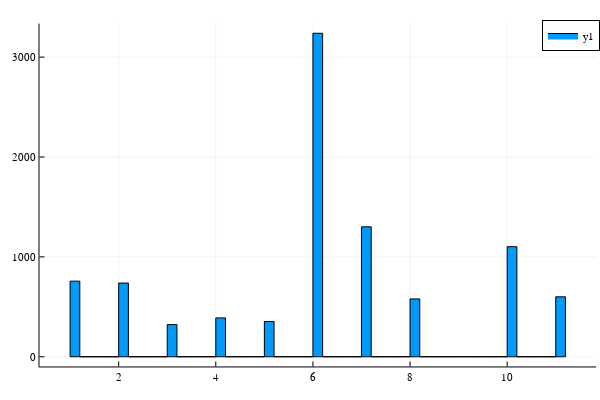

Source (notebook cell):
### Code cell
@df dropmissing(acs, :EDUC) histogram(:EDUC)

### Figure 1 — Plotly figure (JSON) as saved in the notebook; plotly's stock layout.template omitted (floating-point values rounded to 4 significant figures)
{"data": [{"fill": "tozeroy", "fillcolor": "rgba(0, 154, 250, 1.000)", "hoverinfo": "none", "legendgroup": "y1", "line": {"color": "rgba(0, 0, 0, 1.000)", "dash": "solid", "width": 1}, "mode": "lines", "name": "y1", "showlegend": true, "type": "scatter", "x": [1, 1, 1.2, 1.2, 1, 1], "xaxis": "x1", "y": [757, 0, 0, 757, 757, 757], "yaxis": "y1"}, {"fill": "tozeroy", "fillcolor": "rgba(0, 154, 250, 1.000)", "hoverinfo": "none", "legendgroup": "y1", "line": {"color": "rgba(0, 0, 0, 1.000)", "dash": "solid", "width": 1}, "mode": "lines", "name": "y1", "showlegend": false, "type": "scatter", "x": [1.2, 1.2, 1.4, 1.4, 1.2, 1.2], "xaxis": "x1", "y": [0, 0, 0, 0, 0, 0], "yaxis": "y1"}, {"fill": "tozeroy", "fillcolor": "rgba(0, 154, 250, 1.000)", "hoverinfo": "none", "legendgroup": "y1", "line": {"color": "rgba(0, 0, 0, 1.000)", "dash": "solid", "width": 1}, "mode": "lines", "name": "y1", "showlegend": false, "type": "scatter", "x": [1.4, 1.4, 1.6, 1.6, 1.4, 1.4], "xaxis": "x1", "y": [0, 0, 0, 0, 0, 0], "yaxis": "y1"}, {"fill": "tozeroy", "fillcolor": "rgba(0, 154, 250, 1.000)", "hoverinfo": "none", "legendgroup": "y1", "line": {"color": "rgba(0, 0, 0, 1.000)", "dash": "solid", "width": 1}, "mode": "lines", "name": "y1", "showlegend": false, "type": "scatter", "x": [1.6, 1.6, 1.8, 1.8, 1.6, 1.6], "xaxis": "x1", "y": [0, 0, 0, 0, 0, 0], "yaxis": "y1"}, {"fill": "tozeroy", "fillcolor": "rgba(0, 154, 250, 1.000)", "hoverinfo": "none", "legendgroup": "y1", "line": {"color": "rgba(0, 0, 0, 1.000)", "dash": "solid", "width": 1}, "mode": "lines", "name": "y1", "showlegend": false, "type": "scatter", "x": [1.8, 1.8, 2, 2, 1.8, 1.8], "xaxis": "x1", "y": [0, 0, 0, 0, 0, 0], "yaxis": "y1"}, {"fill": "tozeroy", "fillcolor": "rgba(0, 154, 250, 1.000)", "hoverinfo": "none", "legendgroup": "y1", "line": {"color": "rgba(0, 0, 0, 1.000)", "dash": "solid", "width": 1}, "mode": "lines", "name": "y1", "showlegend": false, "type": "scatter", "x": [2, 2, 2.2, 2.2, 2, 2], "xaxis": "x1", "y": [738, 0, 0, 738, 738, 738], "yaxis": "y1"}, {"fill": "tozeroy", "fillcolor": "rgba(0, 154, 250, 1.000)", "hoverinfo": "none", "legendgroup": "y1", "line": {"color": "rgba(0, 0, 0, 1.000)", "dash": "solid", "width": 1}, "mode": "lines", "name": "y1", "showlegend": false, "type": "scatter", "x": [2.2, 2.2, 2.4, 2.4, 2.2, 2.2], "xaxis": "x1", "y": [0, 0, 0, 0, 0, 0], "yaxis": "y1"}, {"fill": "tozeroy", "fillcolor": "rgba(0, 154, 250, 1.000)", "hoverinfo": "none", "legendgroup": "y1", "line": {"color": "rgba(0, 0, 0, 1.000)", "dash": "solid", "width": 1}, "mode": "lines", "name": "y1", "showlegend": false, "type": "scatter", "x": [2.4, 2.4, 2.6, 2.6, 2.4, 2.4], "xaxis": "x1", "y": [0, 0, 0, 0, 0, 0], "yaxis": "y1"}, {"fill": "tozeroy", "fillcolor": "rgba(0, 154, 250, 1.000)", "hoverinfo": "none", "legendgroup": "y1", "line": {"color": "rgba(0, 0, 0, 1.000)", "dash": "solid", "width": 1}, "mode": "lines", "name": "y1", "showlegend": false, "type": "scatter", "x": [2.6, 2.6, 2.8, 2.8, 2.6, 2.6], "xaxis": "x1", "y": [0, 0, 0, 0, 0, 0], "yaxis": "y1"}, {"fill": "tozeroy", "fillcolor": "rgba(0, 154, 250, 1.000)", "hoverinfo": "none", "legendgroup": "y1", "line": {"color": "rgba(0, 0, 0, 1.000)", "dash": "solid", "width": 1}, "mode": "lines", "name": "y1", "showlegend": false, "type": "scatter", "x": [2.8, 2.8, 3, 3, 2.8, 2.8], "xaxis": "x1", "y": [0, 0, 0, 0, 0, 0], "yaxis": "y1"}, {"fill": "tozeroy", "fillcolor": "rgba(0, 154, 250, 1.000)", "hoverinfo": "none", "legendgroup": "y1", "line": {"color": "rgba(0, 0, 0, 1.000)", "dash": "solid", "width": 1}, "mode": "lines", "name": "y1", "showlegend": false, "type": "scatter", "x": [3, 3, 3.2, 3.2, 3, 3], "xaxis": "x1", "y": [322, 0, 0, 322, 322, 322], "yaxis": "y1"}, {"fill": "tozeroy", "fillcolor": "rgba(0, 154, 250, 1.000)", "hoverinfo": "none", "legendgroup": "y1", "line": {"color": "rgba(0, 0, 0, 1.000)", "dash": "solid", "width": 1}, "mode": "lines", "name": "y1", "showlegend": false, "type": "scatter", "x": [3.2, 3.2, 3.4, 3.4, 3.2, 3.2], "xaxis": "x1", "y": [0, 0, 0, 0, 0, 0], "yaxis": "y1"}, {"fill": "tozeroy", "fillcolor": "rgba(0, 154, 250, 1.000)", "hoverinfo": "none", "legendgroup": "y1", "line": {"color": "rgba(0, 0, 0, 1.000)", "dash": "solid", "width": 1}, "mode": "lines", "name": "y1", "showlegend": false, "type": "scatter", "x": [3.4, 3.4, 3.6, 3.6, 3.4, 3.4], "xaxis": "x1", "y": [0, 0, 0, 0, 0, 0], "yaxis": "y1"}, {"fill": "tozeroy", "fillcolor": "rgba(0, 154, 250, 1.000)", "hoverinfo": "none", "legendgroup": "y1", "line": {"color": "rgba(0, 0, 0, 1.000)", "dash": "solid", "width": 1}, "mode": "lines", "name": "y1", "showlegend": false, "type": "scatter", "x": [3.6, 3.6, 3.8, 3.8, 3.6, 3.6], "xaxis": "x1", "y": [0, 0, 0, 0, 0, 0], "yaxis": "y1"}, {"fill": "tozeroy", "fillcolor": "rgba(0, 154, 250, 1.000)", "hoverinfo": "none", "legendgroup": "y1", "line": {"color": "rgba(0, 0, 0, 1.000)", "dash": "solid", "width": 1}, "mode": "lines", "name": "y1", "showlegend": false, "type": "scatter", "x": [3.8, 3.8, 4, 4, 3.8, 3.8], "xaxis": "x1", "y": [0, 0, 0, 0, 0, 0], "yaxis": "y1"}, {"fill": "tozeroy", "fillcolor": "rgba(0, 154, 250, 1.000)", "hoverinfo": "none", "legendgroup": "y1", "line": {"color": "rgba(0, 0, 0, 1.000)", "dash": "solid", "width": 1}, "mode": "lines", "name": "y1", "showlegend": false, "type": "scatter", "x": [4.0, 4.0, 4.2, 4.2, 4.0, 4.0], "xaxis": "x1", "y": [389, 0, 0, 389, 389, 389], "yaxis": "y1"}, {"fill": "tozeroy", "fillcolor": "rgba(0, 154, 250, 1.000)", "hoverinfo": "none", "legendgroup": "y1", "line": {"color": "rgba(0, 0, 0, 1.000)", "dash": "solid", "width": 1}, "mode": "lines", "name": "y1", "showlegend": false, "type": "scatter", "x": [4.2, 4.2, 4.4, 4.4, 4.2, 4.2], "xaxis": "x1", "y": [0, 0, 0, 0, 0, 0], "yaxis": "y1"}, {"fill": "tozeroy", "fillcolor": "rgba(0, 154, 250, 1.000)", "hoverinfo": "none", "legendgroup": "y1", "line": {"color": "rgba(0, 0, 0, 1.000)", "dash": "solid", "width": 1}, "mode": "lines", "name": "y1", "showlegend": false, "type": "scatter", "x": [4.4, 4.4, 4.6, 4.6, 4.4, 4.4], "xaxis": "x1", "y": [0, 0, 0, 0, 0, 0], "yaxis": "y1"}, {"fill": "tozeroy", "fillcolor": "rgba(0, 154, 250, 1.000)", "hoverinfo": "none", "legendgroup": "y1", "line": {"color": "rgba(0, 0, 0, 1.000)", "dash": "solid", "width": 1}, "mode": "lines", "name": "y1", "showlegend": false, "type": "scatter", "x": [4.6, 4.6, 4.8, 4.8, 4.6, 4.6], "xaxis": "x1", "y": [0, 0, 0, 0, 0, 0], "yaxis": "y1"}, {"fill": "tozeroy", "fillcolor": "rgba(0, 154, 250, 1.000)", "hoverinfo": "none", "legendgroup": "y1", "line": {"color": "rgba(0, 0, 0, 1.000)", "dash": "solid", "width": 1}, "mode": "lines", "name": "y1", "showlegend": false, "type": "scatter", "x": [4.8, 4.8, 5, 5, 4.8, 4.8], "xaxis": "x1", "y": [0, 0, 0, 0, 0, 0], "yaxis": "y1"}, {"fill": "tozeroy", "fillcolor": "rgba(0, 154, 250, 1.000)", "hoverinfo": "none", "legendgroup": "y1", "line": {"color": "rgba(0, 0, 0, 1.000)", "dash": "solid", "width": 1}, "mode": "lines", "name": "y1", "showlegend": false, "type": "scatter", "x": [5, 5, 5.2, 5.2, 5, 5], "xaxis": "x1", "y": [353, 0, 0, 353, 353, 353], "yaxis": "y1"}, {"fill": "tozeroy", "fillcolor": "rgba(0, 154, 250, 1.000)", "hoverinfo": "none", "legendgroup": "y1", "line": {"color": "rgba(0, 0, 0, 1.000)", "dash": "solid", "width": 1}, "mode": "lines", "name": "y1", "showlegend": false, "type": "scatter", "x": [5.2, 5.2, 5.4, 5.4, 5.2, 5.2], "xaxis": "x1", "y": [0, 0, 0, 0, 0, 0], "yaxis": "y1"}, {"fill": "tozeroy", "fillcolor": "rgba(0, 154, 250, 1.000)", "hoverinfo": "none", "legendgroup": "y1", "line": {"color": "rgba(0, 0, 0, 1.000)", "dash": "solid", "width": 1}, "mode": "lines", "name": "y1", "showlegend": false, "type": "scatter", "x": [5.4, 5.4, 5.6, 5.6, 5.4, 5.4], "xaxis": "x1", "y": [0, 0, 0, 0, 0, 0], "yaxis": "y1"}, {"fill": "tozeroy", "fillcolor": "rgba(0, 154, 250, 1.000)", "hoverinfo": "none", "legendgroup": "y1", "line": {"color": "rgba(0, 0, 0, 1.000)", "dash": "solid", "width": 1}, "mode": "lines", "name": "y1", "showlegend": false, "type": "scatter", "x": [5.6, 5.6, 5.8, 5.8, 5.6, 5.6], "xaxis": "x1", "y": [0, 0, 0, 0, 0, 0], "yaxis": "y1"}, {"fill": "tozeroy", "fillcolor": "rgba(0, 154, 250, 1.000)", "hoverinfo": "none", "legendgroup": "y1", "line": {"color": "rgba(0, 0, 0, 1.000)", "dash": "solid", "width": 1}, "mode": "lines", "name": "y1", "showlegend": false, "type": "scatter", "x": [5.8, 5.8, 6, 6, 5.8, 5.8], "xaxis": "x1", "y": [0, 0, 0, 0, 0, 0], "yaxis": "y1"}, {"fill": "tozeroy", "fillcolor": "rgba(0, 154, 250, 1.000)", "hoverinfo": "none", "legendgroup": "y1", "line": {"color": "rgba(0, 0, 0, 1.000)", "dash": "solid", "width": 1}, "mode": "lines", "name": "y1", "showlegend": false, "type": "scatter", "x": [6, 6, 6.2, 6.2, 6, 6], "xaxis": "x1", "y": [3239, 0, 0, 3239, 3239, 3239], "yaxis": "y1"}, {"fill": "tozeroy", "fillcolor": "rgba(0, 154, 250, 1.000)", "hoverinfo": "none", "legendgroup": "y1", "line": {"color": "rgba(0, 0, 0, 1.000)", "dash": "solid", "width": 1}, "mode": "lines", "name": "y1", "showlegend": false, "type": "scatter", "x": [6.2, 6.2, 6.4, 6.4, 6.2, 6.2], "xaxis": "x1", "y": [0, 0, 0, 0, 0, 0], "yaxis": "y1"}, {"fill": "tozeroy", "fillcolor": "rgba(0, 154, 250, 1.000)", "hoverinfo": "none", "legendgroup": "y1", "line": {"color": "rgba(0, 0, 0, 1.000)", "dash": "solid", "width": 1}, "mode": "lines", "name": "y1", "showlegend": false, "type": "scatter", "x": [6.4, 6.4, 6.6, 6.6, 6.4, 6.4], "xaxis": "x1", "y": [0, 0, 0, 0, 0, 0], "yaxis": "y1"}, {"fill": "tozeroy", "fillcolor": "rgba(0, 154, 250, 1.000)", "hoverinfo": "none", "legendgroup": "y1", "line": {"color": "rgba(0, 0, 0, 1.000)", "dash": "solid", "width": 1}, "mode": "lines", "name": "y1", "showlegend": false, "type": "scatter", "x": [6.6, 6.6, 6.8, 6.8, 6.6, 6.6], "xaxis": "x1", "y": [0, 0, 0, 0, 0, 0], "yaxis": "y1"}, {"fill": "tozeroy", "fillcolor": "rgba(0, 154, 250, 1.000)", "hoverinfo": "none", "legendgroup": "y1", "line": {"color": "rgba(0, 0, 0, 1.000)", "dash": "solid", "width": 1}, "mode": "lines", "name": "y1", "showlegend": false, "type": "scatter", "x": [6.8, 6.8, 7, 7, 6.8, 6.8], "xaxis": "x1", "y": [0, 0, 0, 0, 0, 0], "yaxis": "y1"}, {"fill": "tozeroy", "fillcolor": "rgba(0, 154, 250, 1.000)", "hoverinfo": "none", "legendgroup": "y1", "line": {"color": "rgba(0, 0, 0, 1.000)", "dash": "solid", "width": 1}, "mode": "lines", "name": "y1", "showlegend": false, "type": "scatter", "x": [7, 7, 7.2, 7.2, 7, 7], "xaxis": "x1", "y": [1301, 0, 0, 1301, 1301, 1301], "yaxis": "y1"}, {"fill": "tozeroy", "fillcolor": "rgba(0, 154, 250, 1.000)", "hoverinfo": "none", "legendgroup": "y1", "line": {"color": "rgba(0, 0, 0, 1.000)", "dash": "solid", "width": 1}, "mode": "lines", "name": "y1", "showlegend": false, "type": "scatter", "x": [7.2, 7.2, 7.4, 7.4, 7.2, 7.2], "xaxis": "x1", "y": [0, 0, 0, 0, 0, 0], "yaxis": "y1"}, {"fill": "tozeroy", "fillcolor": "rgba(0, 154, 250, 1.000)", "hoverinfo": "none", "legendgroup": "y1", "line": {"color": "rgba(0, 0, 0, 1.000)", "dash": "solid", "width": 1}, "mode": "lines", "name": "y1", "showlegend": false, "type": "scatter", "x": [7.4, 7.4, 7.6, 7.6, 7.4, 7.4], "xaxis": "x1", "y": [0, 0, 0, 0, 0, 0], "yaxis": "y1"}, {"fill": "tozeroy", "fillcolor": "rgba(0, 154, 250, 1.000)", "hoverinfo": "none", "legendgroup": "y1", "line": {"color": "rgba(0, 0, 0, 1.000)", "dash": "solid", "width": 1}, "mode": "lines", "name": "y1", "showlegend": false, "type": "scatter", "x": [7.6, 7.6, 7.8, 7.8, 7.6, 7.6], "xaxis": "x1", "y": [0, 0, 0, 0, 0, 0], "yaxis": "y1"}, {"fill": "tozeroy", "fillcolor": "rgba(0, 154, 250, 1.000)", "hoverinfo": "none", "legendgroup": "y1", "line": {"color": "rgba(0, 0, 0, 1.000)", "dash": "solid", "width": 1}, "mode": "lines", "name": "y1", "showlegend": false, "type": "scatter", "x": [7.8, 7.8, 8, 8, 7.8, 7.8], "xaxis": "x1", "y": [0, 0, 0, 0, 0, 0], "yaxis": "y1"}, {"fill": "tozeroy", "fillcolor": "rgba(0, 154, 250, 1.000)", "hoverinfo": "none", "legendgroup": "y1", "line": {"color": "rgba(0, 0, 0, 1.000)", "dash": "solid", "width": 1}, "mode": "lines", "name": "y1", "showlegend": false, "type": "scatter", "x": [8, 8, 8.2, 8.2, 8, 8], "xaxis": "x1", "y": [579, 0, 0, 579, 579, 579], "yaxis": "y1"}, {"fill": "tozeroy", "fillcolor": "rgba(0, 154, 250, 1.000)", "hoverinfo": "none", "legendgroup": "y1", "line": {"color": "rgba(0, 0, 0, 1.000)", "dash": "solid", "width": 1}, "mode": "lines", "name": "y1", "showlegend": false, "type": "scatter", "x": [8.2, 8.2, 8.4, 8.4, 8.2, 8.2], "xaxis": "x1", "y": [0, 0, 0, 0, 0, 0], "yaxis": "y1"}, {"fill": "tozeroy", "fillcolor": "rgba(0, 154, 250, 1.000)", "hoverinfo": "none", "legendgroup": "y1", "line": {"color": "rgba(0, 0, 0, 1.000)", "dash": "solid", "width": 1}, "mode": "lines", "name": "y1", "showlegend": false, "type": "scatter", "x": [8.4, 8.4, 8.6, 8.6, 8.4, 8.4], "xaxis": "x1", "y": [0, 0, 0, 0, 0, 0], "yaxis": "y1"}, {"fill": "tozeroy", "fillcolor": "rgba(0, 154, 250, 1.000)", "hoverinfo": "none", "legendgroup": "y1", "line": {"color": "rgba(0, 0, 0, 1.000)", "dash": "solid", "width": 1}, "mode": "lines", "name": "y1", "showlegend": false, "type": "scatter", "x": [8.6, 8.6, 8.8, 8.8, 8.6, 8.6], "xaxis": "x1", "y": [0, 0, 0, 0, 0, 0], "yaxis": "y1"}, {"fill": "tozeroy", "fillcolor": "rgba(0, 154, 250, 1.000)", "hoverinfo": "none", "legendgroup": "y1", "line": {"color": "rgba(0, 0, 0, 1.000)", "dash": "solid", "width": 1}, "mode": "lines", "name": "y1", "showlegend": false, "type": "scatter", "x": [8.8, 8.8, 9, 9, 8.8, 8.8], "xaxis": "x1", "y": [0, 0, 0, 0, 0, 0], "yaxis": "y1"}, {"fill": "tozeroy", "fillcolor": "rgba(0, 154, 250, 1.000)", "hoverinfo": "none", "legendgroup": "y1", "line": {"color": "rgba(0, 0, 0, 1.000)", "dash": "solid", "width": 1}, "mode": "lines", "name": "y1", "showlegend": false, "type": "scatter", "x": [9, 9, 9.2, 9.2, 9, 9], "xaxis": "x1", "y": [0, 0, 0, 0, 0, 0], "yaxis": "y1"}, {"fill": "tozeroy", "fillcolor": "rgba(0, 154, 250, 1.000)", "hoverinfo": "none", "legendgroup": "y1", "line": {"color": "rgba(0, 0, 0, 1.000)", "dash": "solid", "width": 1}, "mode": "lines", "name": "y1", "showlegend": false, "type": "scatter", "x": [9.2, 9.2, 9.4, 9.4, 9.2, 9.2], "xaxis": "x1", "y": [0, 0, 0, 0, 0, 0], "yaxis": "y1"}, {"fill": "tozeroy", "fillcolor": "rgba(0, 154, 250, 1.000)", "hoverinfo": "none", "legendgroup": "y1", "line": {"color": "rgba(0, 0, 0, 1.000)", "dash": "solid", "width": 1}, "mode": "lines", "name": "y1", "showlegend": false, "type": "scatter", "x": [9.4, 9.4, 9.6, 9.6, 9.4, 9.4], "xaxis": "x1", "y": [0, 0, 0, 0, 0, 0], "yaxis": "y1"}, {"fill": "tozeroy", "fillcolor": "rgba(0, 154, 250, 1.000)", "hoverinfo": "none", "legendgroup": "y1", "line": {"color": "rgba(0, 0, 0, 1.000)", "dash": "solid", "width": 1}, "mode": "lines", "name": "y1", "showlegend": false, "type": "scatter", "x": [9.6, 9.6, 9.8, 9.8, 9.6, 9.6], "xaxis": "x1", "y": [0, 0, 0, 0, 0, 0], "yaxis": "y1"}, {"fill": "tozeroy", "fillcolor": "rgba(0, 154, 250, 1.000)", "hoverinfo": "none", "legendgroup": "y1", "line": {"color": "rgba(0, 0, 0, 1.000)", "dash": "solid", "width": 1}, "mode": "lines", "name": "y1", "showlegend": false, "type": "scatter", "x": [9.8, 9.8, 10, 10, 9.8, 9.8], "xaxis": "x1", "y": [0, 0, 0, 0, 0, 0], "yaxis": "y1"}, {"fill": "tozeroy", "fillcolor": "rgba(0, 154, 250, 1.000)", "hoverinfo": "none", "legendgroup": "y1", "line": {"color": "rgba(0, 0, 0, 1.000)", "dash": "solid", "width": 1}, "mode": "lines", "name": "y1", "showlegend": false, "type": "scatter", "x": [10, 10, 10.2, 10.2, 10, 10], "xaxis": "x1", "y": [1102, 0, 0, 1102, 1102, 1102], "yaxis": "y1"}, {"fill": "tozeroy", "fillcolor": "rgba(0, 154, 250, 1.000)", "hoverinfo": "none", "legendgroup": "y1", "line": {"color": "rgba(0, 0, 0, 1.000)", "dash": "solid", "width": 1}, "mode": "lines", "name": "y1", "showlegend": false, "type": "scatter", "x": [10.2, 10.2, 10.4, 10.4, 10.2, 10.2], "xaxis": "x1", "y": [0, 0, 0, 0, 0, 0], "yaxis": "y1"}, {"fill": "tozeroy", "fillcolor": "rgba(0, 154, 250, 1.000)", "hoverinfo": "none", "legendgroup": "y1", "line": {"color": "rgba(0, 0, 0, 1.000)", "dash": "solid", "width": 1}, "mode": "lines", "name": "y1", "showlegend": false, "type": "scatter", "x": [10.4, 10.4, 10.6, 10.6, 10.4, 10.4], "xaxis": "x1", "y": [0, 0, 0, 0, 0, 0], "yaxis": "y1"}, {"fill": "tozeroy", "fillcolor": "rgba(0, 154, 250, 1.000)", "hoverinfo": "none", "legendgroup": "y1", "line": {"color": "rgba(0, 0, 0, 1.000)", "dash": "solid", "width": 1}, "mode": "lines", "name": "y1", "showlegend": false, "type": "scatter", "x": [10.6, 10.6, 10.8, 10.8, 10.6, 10.6], "xaxis": "x1", "y": [0, 0, 0, 0, 0, 0], "yaxis": "y1"}, {"fill": "tozeroy", "fillcolor": "rgba(0, 154, 250, 1.000)", "hoverinfo": "none", "legendgroup": "y1", "line": {"color": "rgba(0, 0, 0, 1.000)", "dash": "solid", "width": 1}, "mode": "lines", "name": "y1", "showlegend": false, "type": "scatter", "x": [10.8, 10.8, 11, 11, 10.8, 10.8], "xaxis": "x1", "y": [0, 0, 0, 0, 0, 0], "yaxis": "y1"}, {"fill": "tozeroy", "fillcolor": "rgba(0, 154, 250, 1.000)", "hoverinfo": "none", "legendgroup": "y1", "line": {"color": "rgba(0, 0, 0, 1.000)", "dash": "solid", "width": 1}, "mode": "lines", "name": "y1", "showlegend": false, "type": "scatter", "x": [11, 11, 11.2, 11.2, 11, 11], "xaxis": "x1", "y": [600, 0, 0, 600, 600, 600], "yaxis": "y1"}], "layout": {"annotations": [], "height": 400, "legend": {"bgcolor": "rgba(255, 255, 255, 1.000)", "bordercolor": "rgba(0, 0, 0, 1.000)", "borderwidth": 1, "font": {"color": "rgba(0, 0, 0, 1.000)", "family": "sans-serif", "size": 11}, "tracegroupgap": 0, "traceorder": "normal", "x": 1, "xanchor": "auto", "y": 1, "yanchor": "auto"}, "margin": {"b": 20, "l": 0, "r": 0, "t": 20}, "paper_bgcolor": "rgba(255, 255, 255, 1.000)", "plot_bgcolor": "rgba(255, 255, 255, 1.000)", "showlegend": true, "width": 600, "xaxis": {"anchor": "y1", "domain": [0.06582, 0.9934], "gridcolor": "rgba(0, 0, 0, 0.100)", "gridwidth": 0.5, "linecolor": "rgba(0, 0, 0, 1.000)", "mirror": false, "range": [0.3696, 11.83], "showgrid": true, "showline": true, "showticklabels": true, "tickangle": 0, "tickcolor": "rgb(0, 0, 0)", "tickfont": {"color": "rgba(0, 0, 0, 1.000)", "family": "sans-serif", "size": 11}, "tickmode": "array", "ticks": "inside", "ticktext": ["2", "4", "6", "8", "10"], "tickvals": [2, 4, 6, 8, 10], "title": "", "titlefont": {"color": "rgba(0, 0, 0, 1.000)", "family": "sans-serif", "size": 15}, "type": "-", "visible": true, "zeroline": false, "zerolinecolor": "rgba(0, 0, 0, 1.000)"}, "yaxis": {"anchor": "x1", "domain": [0.03762, 0.9902], "gridcolor": "rgba(0, 0, 0, 0.100)", "gridwidth": 0.5, "linecolor": "rgba(0, 0, 0, 1.000)", "mirror": false, "range": [-97.17, 3336.0], "showgrid": true, "showline": true, "showticklabels": true, "tickangle": 0, "tickcolor": "rgb(0, 0, 0)", "tickfont": {"color": "rgba(0, 0, 0, 1.000)", "family": "sans-serif", "size": 11}, "tickmode": "array", "ticks": "inside", "ticktext": ["0", "1000", "2000", "3000"], "tickvals": [0, 1000, 2000, 3000], "title": "", "titlefont": {"color": "rgba(0, 0, 0, 1.000)", "family": "sans-serif", "size": 15}, "type": "-", "visible": true, "zeroline": false, "zerolinecolor": "rgba(0, 0, 0, 1.000)"}}}
